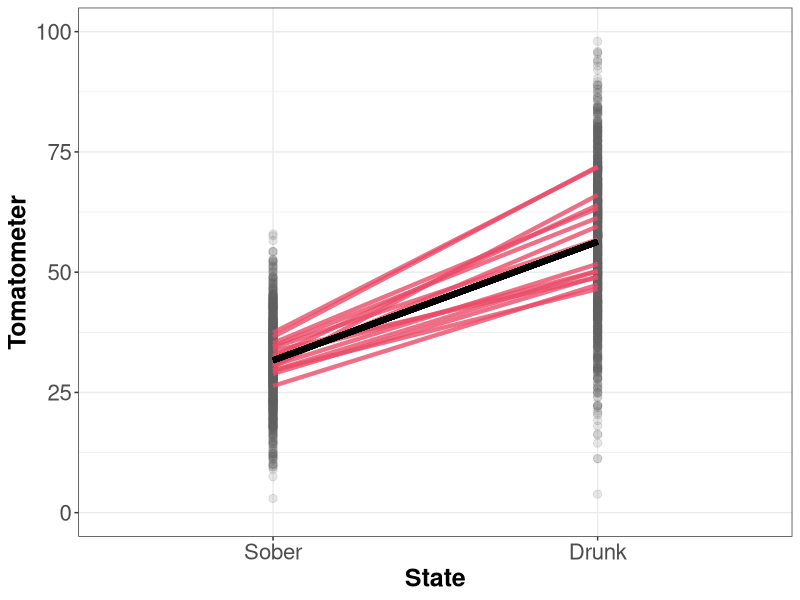
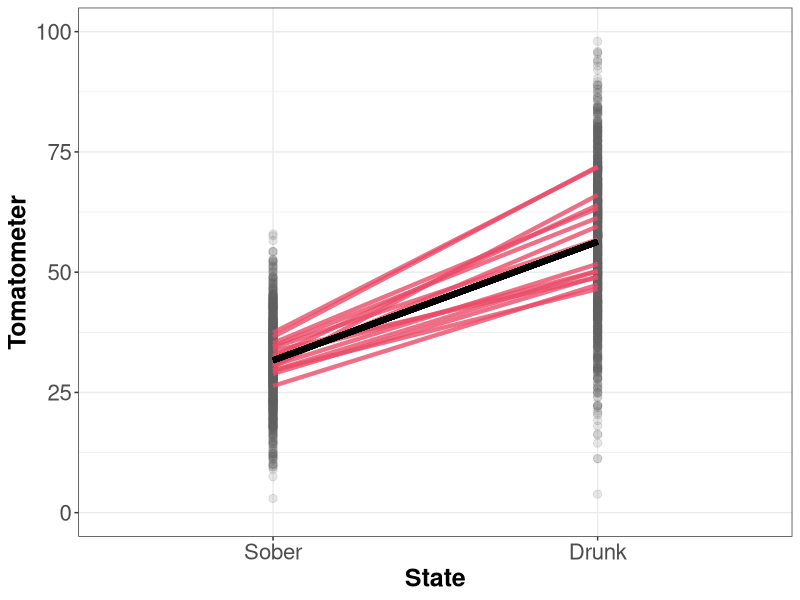

Here is the R script that generated these plots, in order:
# code from here: http://rstudio-pubs-static.s3.amazonaws.com/133409_8567e08df08d42a8977853e4f94ca005.html

require(lme4)
require(ggplot2)

form<-as.formula(c("~State+(State|ID) + (State|Movie)"))

set.seed(11)
# number of individuals
N.ind<-100
N.obs<-20
Movies <- 10
simdat <-data.frame(ID = factor(rep(1:N.ind,each = N.obs)),
                    Movie = factor(rep(paste0("M", 1:Movies), N.ind*2)),
                    State = factor(rep(c("Sober", "Drunk"), each=Movies,
                                       times = N.ind), levels = c("Sober", "Drunk")))

beta<-c(30, 26)
names(beta)<-c("(Intercept)", "StateDrunk")


# Subject random variance
V.ind0 <- 22
V.inde <- 45

# Movie random variance
V.m.0 <- 35
V.m.e <- 32

# Error variance  
V.err0 <- 40

# Covariances
COVind0.ind1e <- 0.2 * sqrt(V.ind0*V.inde)
COVm0.m1e <- 0.1 * sqrt(V.m.0 * V.m.e)

vcov1<-matrix(c(V.ind0,COVind0.ind1e,
                COVind0.ind1e,V.inde), 2, 2)

vcov2<-matrix(c(V.m.0, COVm0.m1e,
                COVm0.m1e, V.m.e), 2, 2)

theta<-c((chol(vcov1)/sqrt(V.err0))[1,1],
         (chol(vcov1)/sqrt(V.err0))[1,2],
         (chol(vcov1)/sqrt(V.err0))[2,2],
         (chol(vcov2)/sqrt(V.err0))[1,1],
         (chol(vcov2)/sqrt(V.err0))[1,2],
         (chol(vcov2)/sqrt(V.err0))[2,2])
names(theta)<-c("ID.(Intercept)","ID.StateDrunk.(Intercept)","ID.StateDrunk",
                "Movie.(Intercept)","Movie.StateDrunk.(Intercept)","Movie.StateDrunk")




set.seed(25)
response <- simulate(form, newdata = simdat, family = gaussian,
                     newparams = list(theta = theta, beta = beta,
                                      sigma = sqrt(V.err0)))
simdat$Tomatometer <- as.vector(response[,1])

# write_csv(simdat, "_sessions/MixedModels/Tomatometer_dat.csv")
# saveRDS(simdat, "_sessions/MixedModels/Tomatometer_dat.RDS")

model1<-lmer(Tomatometer ~ State + (State|ID) + (State|Movie), data=simdat)
summary(model1)

m_line <- fixef(model1)

# visualize model fit
fittednorms<-ranef(model1)$ID[,1:2]
fittednorms[,1]<-fittednorms[,1]+getME(model1,"beta")[1]
fittednorms[,2]<-fittednorms[,2]+getME(model1,"beta")[2]
colnames(fittednorms)<-c("intercept","slope")

set.seed(25)
rand10<-sample(1:N.ind, 15, replace = FALSE)

plot1<-ggplot(simdat,aes(State, Tomatometer))+
  geom_point(colour= "#606061", alpha = .15, size = 2.5)+
  # geom_segment(aes(x = 1, y = intercept,xend=2, yend=intercept+slope ),
  #              data=fittednorms,colour = "gray85", size = 1)+
  geom_segment(aes(x = 1, y = intercept,xend=2, yend=intercept+slope ),
               data=fittednorms[rand10,],colour = "#EA4B68", size = 1.5,
               alpha = .8)+
  geom_segment(aes(x = 1, y = m_line[1], xend = 2, yend = sum(m_line)),
               data=fittednorms[rand10,],colour = "black", size = 2,
               alpha = 1)+
  theme(axis.title.x=element_text(vjust=-1),axis.title.y=element_text(vjust=1)) +
  theme_bw() +
  ylim(0, 100) +
  theme(
    strip.text = element_text(size = 12, face = "bold"),
    axis.text = element_text(size = 16),
    axis.title = element_text(size = 18,face = "bold")
  )

plot1

ggsave("_sessions/MixedModels/image/MEM_example.png", width = 8,
       height = 5, device = "png", dpi = 600)
